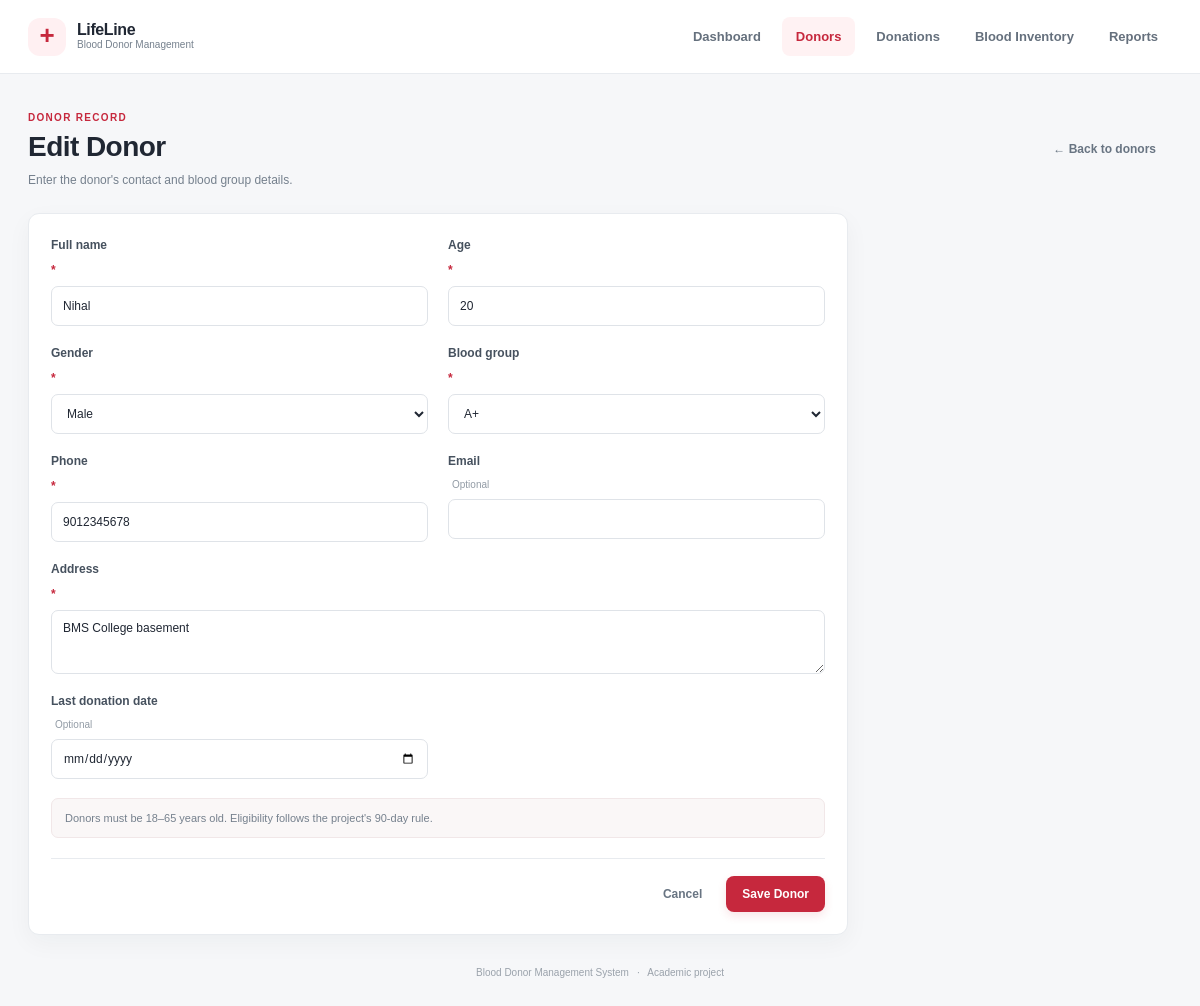
The app's page /edit_donor/1, older data.
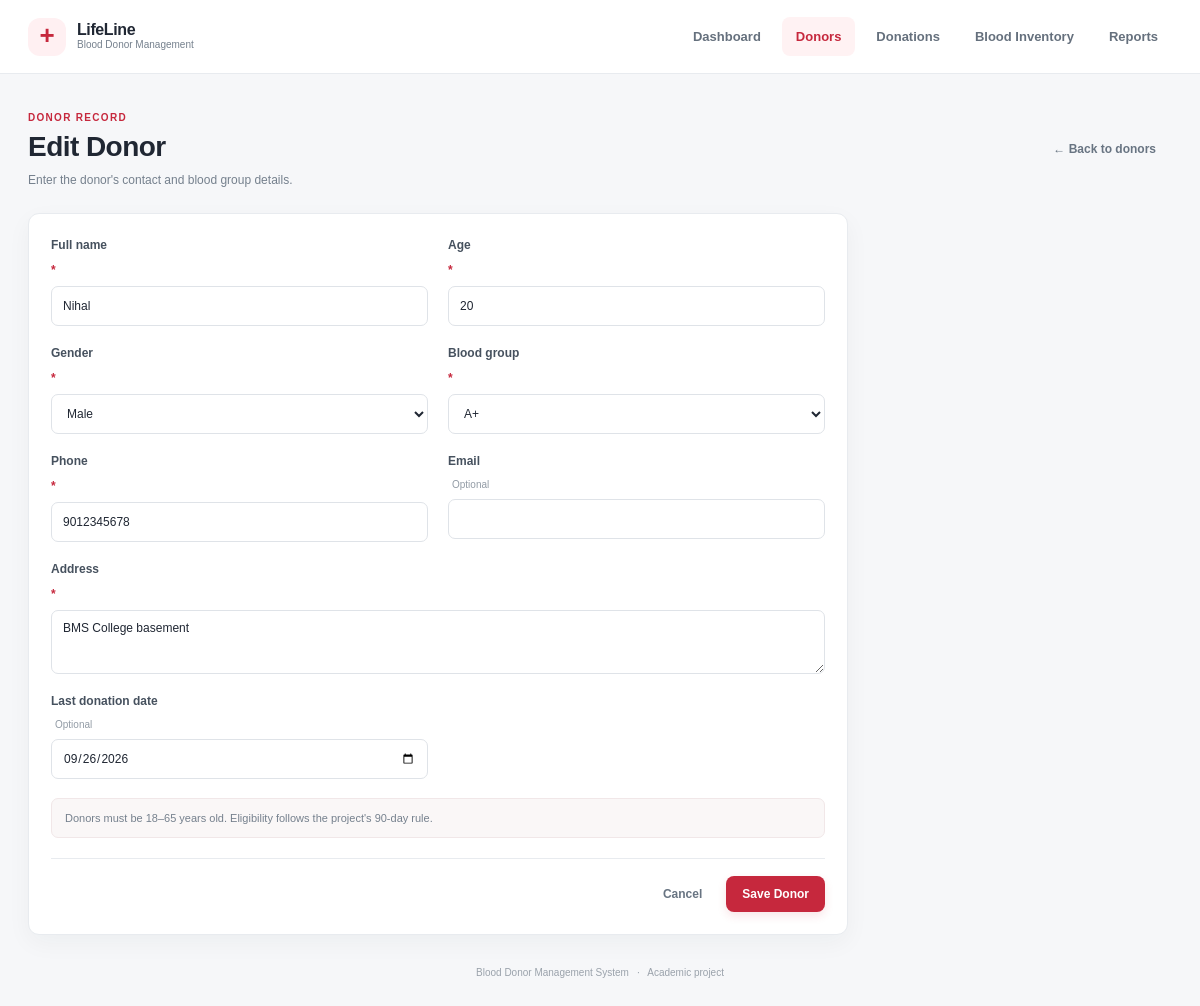
The same page, newer data.
### tables this page shows
CREATE TABLE donors (
                donor_id INTEGER PRIMARY KEY AUTOINCREMENT,
                name TEXT NOT NULL, age INTEGER NOT NULL CHECK(age BETWEEN 18 AND 65),
                gender TEXT NOT NULL, blood_group TEXT NOT NULL,
                phone TEXT NOT NULL, email TEXT, address TEXT NOT NULL,
                last_donation_date TEXT, eligibility_status TEXT NOT NULL DEFAULT 'Eligible',
                created_date TEXT NOT NULL
            );

### app.py (the view, shortened to what this page needs)
@app.route("/edit_donor/<int:donor_id>", methods=["GET", "POST"])
def edit_donor(donor_id):
    with connect_db() as db:
        donor = db.execute("SELECT * FROM donors WHERE donor_id=?", (donor_id,)).fetchone()
        if donor is None:
            flash("Donor record was not found.", "error")
            return redirect(url_for("donors"))
    return render_template("add_donor.html", donor=donor, groups=BLOOD_GROUPS, genders=GENDERS, title="Edit Donor", today=date.today().isoformat())

### app.py (called while the page is built)
def connect_db():
    connection = sqlite3.connect(DATABASE)
    connection.row_factory = sqlite3.Row
    connection.execute("PRAGMA foreign_keys = ON")
    return connection

### templates/add_donor.html
{% extends 'base.html' %}{% block title %}{{ title }} · LifeLine{% endblock %}{% block content %}
<section class="page-heading"><div><p class="eyebrow">DONOR RECORD</p><h1>{{ title }}</h1><p class="muted">Enter the donor's contact and blood group details.</p></div><a class="button quiet" href="{{ url_for('donors') }}">← Back to donors</a></section>
<form class="panel form-panel" method="post"><div class="form-grid"><label>Full name <span class="required">*</span><input name="name" value="{{ donor.name or '' }}" required maxlength="100" autocomplete="name"></label><label>Age <span class="required">*</span><input name="age" type="number" min="18" max="65" value="{{ donor.age or '' }}" required></label><label>Gender <span class="required">*</span><select name="gender" required><option value="">Select gender</option>{% for gender in genders %}<option {% if donor.gender == gender %}selected{% endif %}>{{ gender }}</option>{% endfor %}</select></label><label>Blood group <span class="required">*</span><select name="blood_group" required><option value="">Select blood group</option>{% for group in groups %}<option {% if donor.blood_group == group %}selected{% endif %}>{{ group }}</option>{% endfor %}</select></label><label>Phone <span class="required">*</span><input name="phone" value="{{ donor.phone or '' }}" required maxlength="30" autocomplete="tel"></label><label>Email <span class="optional">Optional</span><input name="email" type="email" value="{{ donor.email or '' }}" maxlength="120" autocomplete="email"></label><label class="span-two">Address <span class="required">*</span><textarea name="address" rows="3" required maxlength="300">{{ donor.address or '' }}</textarea></label><label>Last donation date <span class="optional">Optional</span><input name="last_donation_date" type="date" max="{{ today|default('') }}" value="{{ donor.last_donation_date or '' }}"></label></div><div class="form-note">Donors must be 18–65 years old. Eligibility follows the project's 90-day rule.</div><div class="form-actions"><a class="button quiet" href="{{ url_for('donors') }}">Cancel</a><button class="button primary" type="submit">Save Donor</button></div></form>{% endblock %}

Row changes from the older to the newer data that the page shows:
changed donors "Nihal": last_donation_date (not shown) → "09/26/2026"
